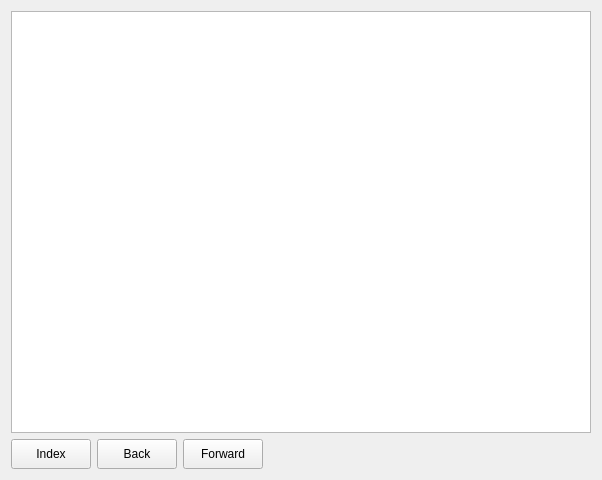
<ui version="4.0" >
 <class>Aide</class>
 <widget class="QWidget" name="Aide" >
  <property name="geometry" >
   <rect>
    <x>0</x>
    <y>0</y>
    <width>602</width>
    <height>480</height>
   </rect>
  </property>
  <property name="windowTitle" >
   <string>Aide</string>
  </property>
  <layout class="QGridLayout" name="gridLayout" >
   <item row="0" column="0" colspan="4" >
    <widget class="QTextBrowser" name="TB1" />
   </item>
   <item row="1" column="0" >
    <widget class="QPushButton" name="PBIndex" >
     <property name="minimumSize" >
      <size>
       <width>0</width>
       <height>30</height>
      </size>
     </property>
     <property name="text" >
      <string>Index</string>
     </property>
    </widget>
   </item>
   <item row="1" column="1" >
    <widget class="QPushButton" name="PBBack" >
     <property name="enabled" >
      <bool>true</bool>
     </property>
     <property name="minimumSize" >
      <size>
       <width>0</width>
       <height>30</height>
      </size>
     </property>
     <property name="text" >
      <string>Back</string>
     </property>
    </widget>
   </item>
   <item row="1" column="2" >
    <widget class="QPushButton" name="PBForward" >
     <property name="enabled" >
      <bool>true</bool>
     </property>
     <property name="minimumSize" >
      <size>
       <width>0</width>
       <height>30</height>
      </size>
     </property>
     <property name="text" >
      <string>Forward</string>
     </property>
    </widget>
   </item>
   <item row="1" column="3" >
    <spacer name="spacer1" >
     <property name="orientation" >
      <enum>Qt::Horizontal</enum>
     </property>
     <property name="sizeType" >
      <enum>QSizePolicy::Expanding</enum>
     </property>
     <property name="sizeHint" stdset="0" >
      <size>
       <width>311</width>
       <height>20</height>
      </size>
     </property>
    </spacer>
   </item>
  </layout>
 </widget>
 <layoutdefault spacing="6" margin="11" />
 <pixmapfunction>qPixmapFromMimeSource</pixmapfunction>
 <resources/>
 <connections/>
</ui>
